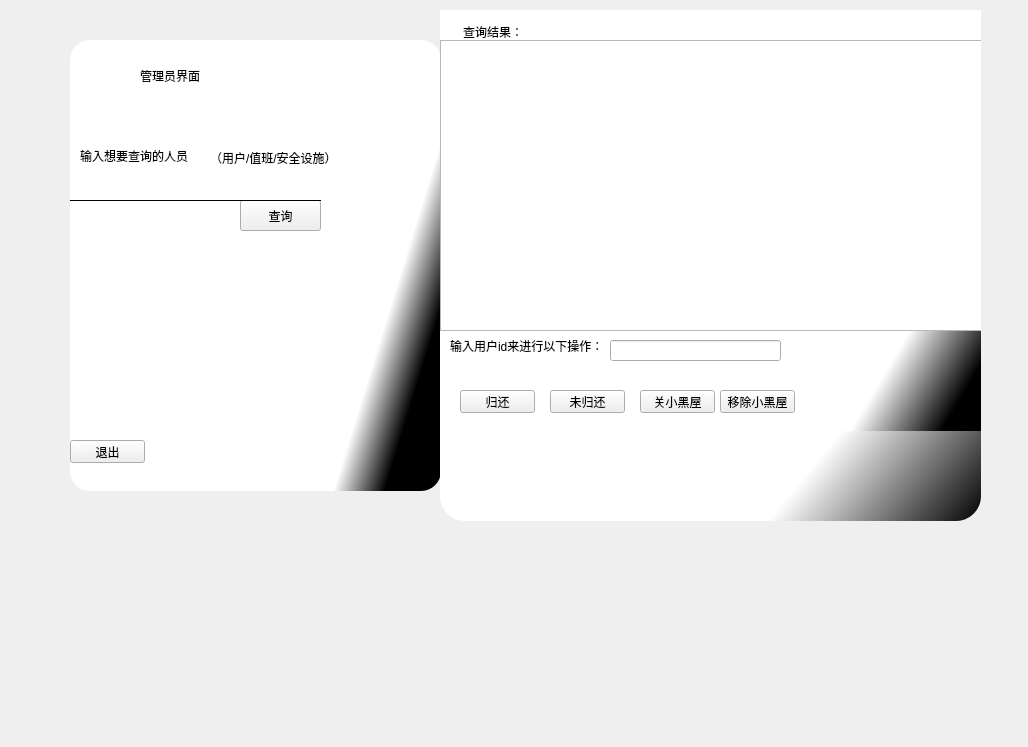
<?xml version="1.0" encoding="UTF-8"?>
<ui version="4.0">
 <class>Admin_Window</class>
 <widget class="QMainWindow" name="Admin_Window">
  <property name="geometry">
   <rect>
    <x>0</x>
    <y>0</y>
    <width>1028</width>
    <height>747</height>
   </rect>
  </property>
  <property name="windowTitle">
   <string>MainWindow</string>
  </property>
  <widget class="QWidget" name="centralwidget">
   <widget class="QFrame" name="frame1">
    <property name="geometry">
     <rect>
      <x>70</x>
      <y>40</y>
      <width>371</width>
      <height>451</height>
     </rect>
    </property>
    <property name="styleSheet">
     <string notr="true">#frame1{
background-color: qlineargradient(spread:pad, x1:0.920727, y1:0.881, x2:0.693, y2:0.795818, stop:0.107955 rgba(0, 0, 0, 255), stop:0.642045 rgba(255, 255, 255, 255));
border-radius:20px}</string>
    </property>
    <property name="frameShape">
     <enum>QFrame::StyledPanel</enum>
    </property>
    <property name="frameShadow">
     <enum>QFrame::Raised</enum>
    </property>
    <widget class="QLabel" name="label">
     <property name="geometry">
      <rect>
       <x>70</x>
       <y>20</y>
       <width>141</width>
       <height>31</height>
      </rect>
     </property>
     <property name="styleSheet">
      <string notr="true">font: 12pt &quot;微软雅黑&quot;;
font: 75 12pt &quot;微软雅黑&quot;;</string>
     </property>
     <property name="text">
      <string>管理员界面</string>
     </property>
    </widget>
    <widget class="QStackedWidget" name="stackedWidget_2">
     <property name="geometry">
      <rect>
       <x>0</x>
       <y>50</y>
       <width>371</width>
       <height>161</height>
      </rect>
     </property>
     <property name="styleSheet">
      <string notr="true">QLineEdit{
	background-color:rgba(255,255,255,150);
	border:none;
	border-bottom:1px solid black

}
QPushButton{
	bordeo-radius:8px
}
QPushButton:pressed{
	padding-top:5px;
	padding-left:5px;
}</string>
     </property>
     <property name="currentIndex">
      <number>0</number>
     </property>
     <widget class="QWidget" name="page_3">
      <widget class="QPushButton" name="pushButton_search">
       <property name="geometry">
        <rect>
         <x>170</x>
         <y>110</y>
         <width>81</width>
         <height>31</height>
        </rect>
       </property>
       <property name="text">
        <string>查询</string>
       </property>
      </widget>
      <widget class="QLineEdit" name="lineEdit_search">
       <property name="geometry">
        <rect>
         <x>0</x>
         <y>80</y>
         <width>251</width>
         <height>31</height>
        </rect>
       </property>
      </widget>
      <widget class="QLabel" name="label_3">
       <property name="geometry">
        <rect>
         <x>10</x>
         <y>50</y>
         <width>161</width>
         <height>31</height>
        </rect>
       </property>
       <property name="text">
        <string>输入想要查询的人员</string>
       </property>
      </widget>
      <widget class="QLabel" name="label_6">
       <property name="geometry">
        <rect>
         <x>140</x>
         <y>60</y>
         <width>211</width>
         <height>16</height>
        </rect>
       </property>
       <property name="text">
        <string>（用户/值班/安全设施）</string>
       </property>
      </widget>
     </widget>
    </widget>
    <widget class="QPushButton" name="pushButton_exit">
     <property name="geometry">
      <rect>
       <x>0</x>
       <y>400</y>
       <width>75</width>
       <height>23</height>
      </rect>
     </property>
     <property name="text">
      <string>退出</string>
     </property>
    </widget>
   </widget>
   <widget class="QFrame" name="frame">
    <property name="geometry">
     <rect>
      <x>440</x>
      <y>10</y>
      <width>541</width>
      <height>511</height>
     </rect>
    </property>
    <property name="styleSheet">
     <string notr="true">#frame{
background-color: qlineargradient(spread:pad, x1:1, y1:1, x2:0.341, y2:0.489, stop:0 rgba(0, 0, 0, 255), stop:0.375 rgba(255, 255, 255, 255));
border-radius:25px}</string>
    </property>
    <property name="frameShape">
     <enum>QFrame::StyledPanel</enum>
    </property>
    <property name="frameShadow">
     <enum>QFrame::Raised</enum>
    </property>
    <widget class="QStackedWidget" name="stackedWidget">
     <property name="geometry">
      <rect>
       <x>0</x>
       <y>0</y>
       <width>541</width>
       <height>421</height>
      </rect>
     </property>
     <property name="styleSheet">
      <string notr="true">#stackedWidget{
background-color: qlineargradient(spread:pad, x1:0.966, y1:0.914773, x2:0.534091, y2:0.716, stop:0 rgba(0, 0, 0, 255), stop:0.323864 rgba(255, 255, 255, 255));}</string>
     </property>
     <property name="currentIndex">
      <number>1</number>
     </property>
     <widget class="QWidget" name="page"/>
     <widget class="QWidget" name="page_2">
      <widget class="QLabel" name="label_4">
       <property name="geometry">
        <rect>
         <x>23</x>
         <y>6</y>
         <width>91</width>
         <height>31</height>
        </rect>
       </property>
       <property name="text">
        <string>查询结果：</string>
       </property>
      </widget>
      <widget class="QPlainTextEdit" name="plainTextEdit">
       <property name="geometry">
        <rect>
         <x>0</x>
         <y>30</y>
         <width>551</width>
         <height>291</height>
        </rect>
       </property>
       <property name="readOnly">
        <bool>true</bool>
       </property>
       <property name="plainText">
        <string/>
       </property>
      </widget>
      <widget class="QPushButton" name="pushButton_111">
       <property name="geometry">
        <rect>
         <x>20</x>
         <y>380</y>
         <width>75</width>
         <height>23</height>
        </rect>
       </property>
       <property name="styleSheet">
        <string notr="true">QPushButton:pressed{
	padding-top:5px;
	padding-left:5px;
}</string>
       </property>
       <property name="text">
        <string>归还</string>
       </property>
      </widget>
      <widget class="QPushButton" name="pushButton_222">
       <property name="geometry">
        <rect>
         <x>110</x>
         <y>380</y>
         <width>75</width>
         <height>23</height>
        </rect>
       </property>
       <property name="styleSheet">
        <string notr="true">QPushButton:pressed{
	padding-top:5px;
	padding-left:5px;
}</string>
       </property>
       <property name="text">
        <string>未归还</string>
       </property>
      </widget>
      <widget class="QPushButton" name="pushButton_black">
       <property name="geometry">
        <rect>
         <x>200</x>
         <y>380</y>
         <width>75</width>
         <height>23</height>
        </rect>
       </property>
       <property name="styleSheet">
        <string notr="true">QPushButton:pressed{
	padding-top:5px;
	padding-left:5px;
}</string>
       </property>
       <property name="text">
        <string>关小黑屋</string>
       </property>
      </widget>
      <widget class="QPushButton" name="pushButton_white">
       <property name="geometry">
        <rect>
         <x>280</x>
         <y>380</y>
         <width>75</width>
         <height>23</height>
        </rect>
       </property>
       <property name="styleSheet">
        <string notr="true">QPushButton:pressed{
	padding-top:5px;
	padding-left:5px;
}</string>
       </property>
       <property name="text">
        <string>移除小黑屋</string>
       </property>
      </widget>
      <widget class="QLineEdit" name="lineEdit_object">
       <property name="geometry">
        <rect>
         <x>170</x>
         <y>330</y>
         <width>171</width>
         <height>21</height>
        </rect>
       </property>
      </widget>
      <widget class="QLabel" name="label_7">
       <property name="geometry">
        <rect>
         <x>10</x>
         <y>320</y>
         <width>171</width>
         <height>31</height>
        </rect>
       </property>
       <property name="text">
        <string>输入用户id来进行以下操作：</string>
       </property>
      </widget>
     </widget>
    </widget>
   </widget>
  </widget>
 </widget>
 <resources/>
 <connections/>
</ui>
